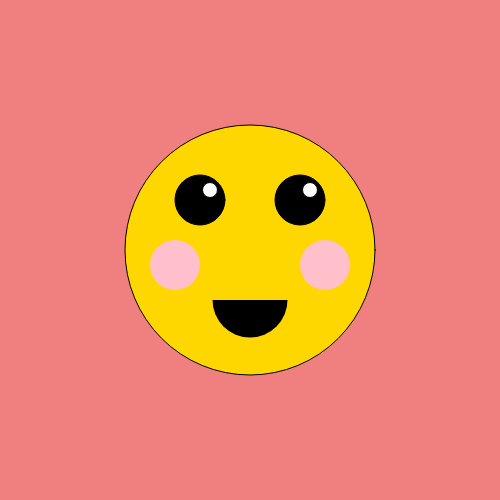
Frame 1 (no input)
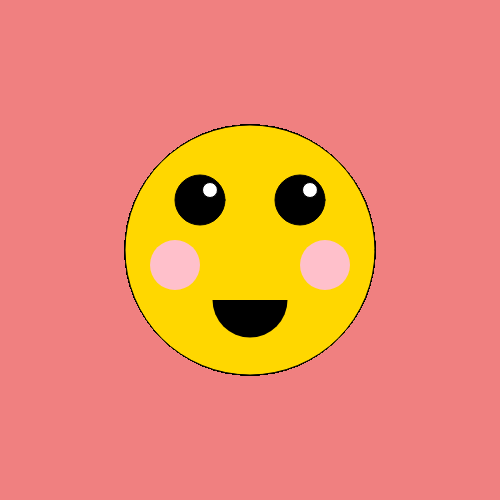
Frame 60 (no input)
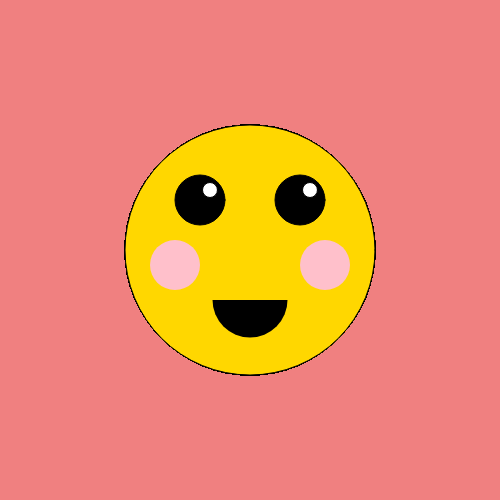
Frame 120 (the mouse pressed at the canvas centre since frame 60)

The p5.js sketch that drew these frames (run headless with seeded random() and noise() and a simulated clock; from frame 60 on, the mouse is pressed at the canvas centre):

// p5.js sketch
// ── sketch.js
var eyeSize = 50
var face = 250
var highlight = 15
var blush = 50

function setup() {
  // put setup code here

//  var pointX = 0
//  var pointY = 0

  createCanvas(500,500);
  background("pink");
background("lightcoral");

}

function draw() {
  // put drawing code here

  fill("gold");
  stroke("black");
  ellipse(250,250,face); //face

  fill("black")
  ellipse(200,200,eyeSize);
  ellipse(300,200,eyeSize);
// ellipse(200,200,50,50);
// ellipse(300,200,50,50); //eyes

  fill("white")
  ellipse(210,190,highlight);
  ellipse(310,190,highlight);
// ellipse(210,190,15,15);
// ellipse(310,190,15,15); //highlights

  fill("pink");
  noStroke();
  ellipse(175,265,blush);
  ellipse(325,265,blush);
// ellipse(175,265,50,50);
// ellipse(325,265,50,50); //blush

  fill("black");
  arc(250,300,75,75,0,PI); //mouth


}
